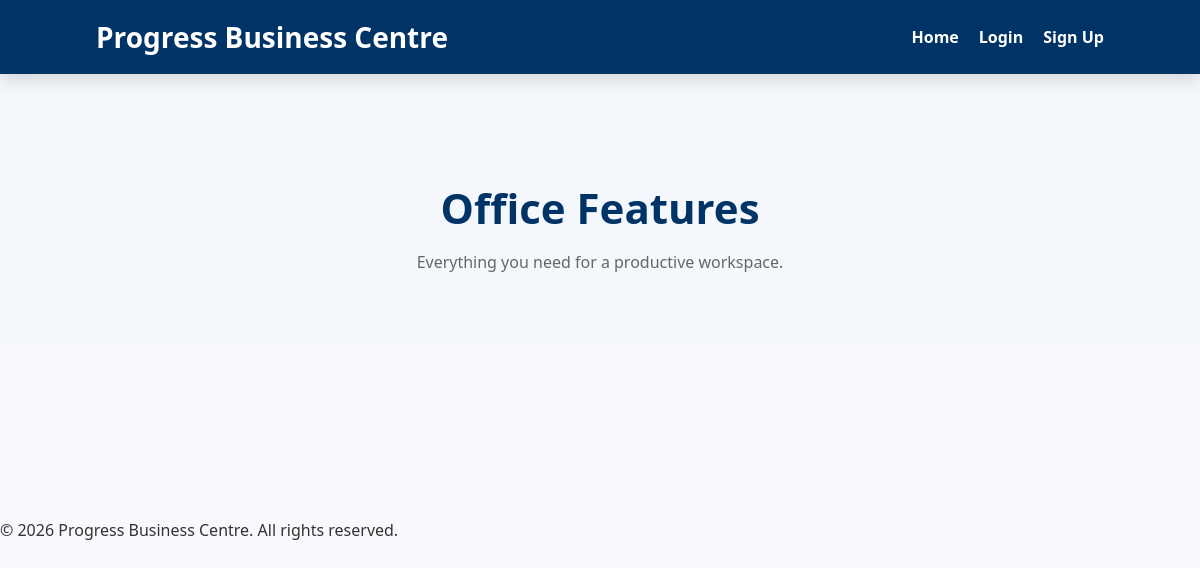
/features/, run on an earlier commit of the app's database.
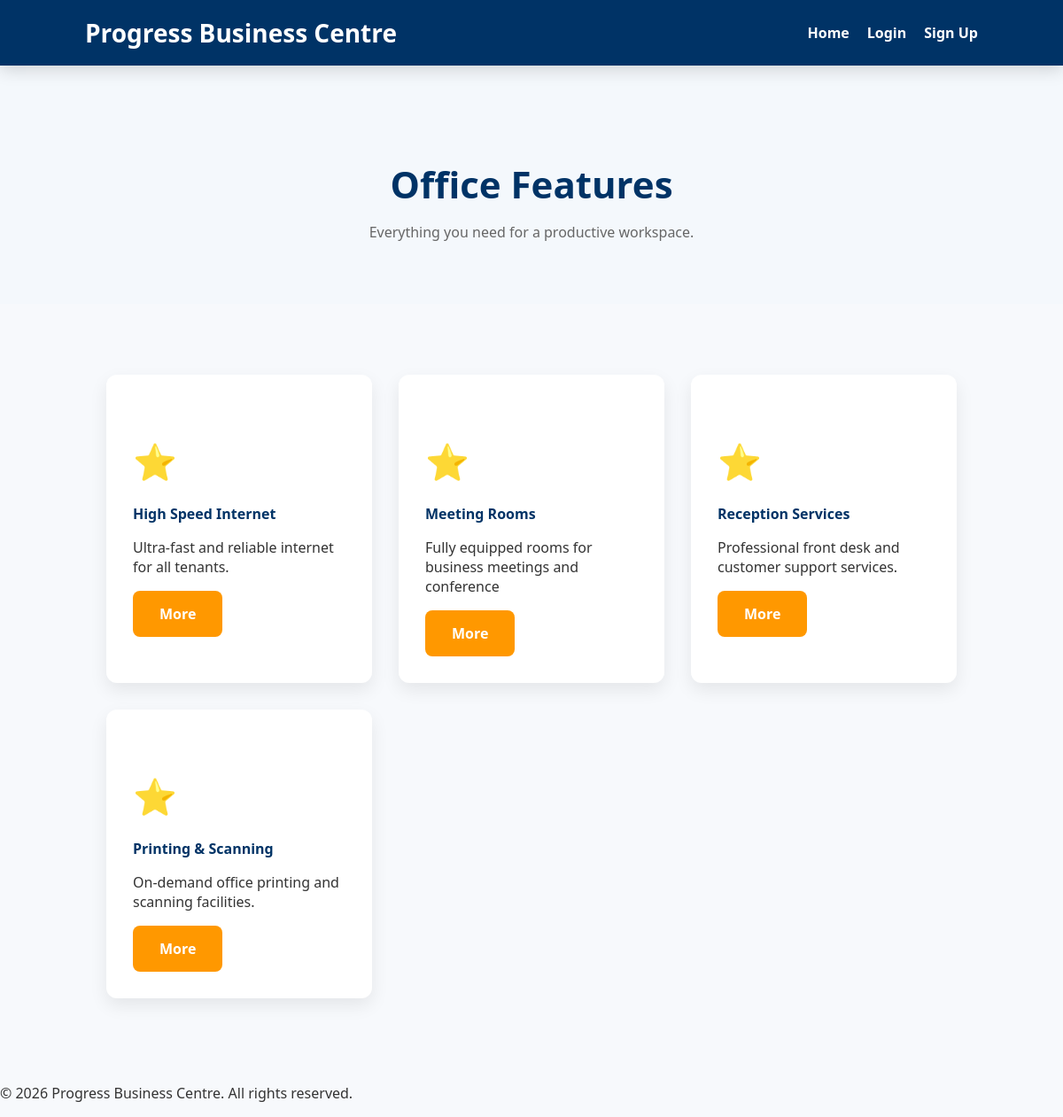
And on a later commit of the database.
### main_app/models.py (models this page shows, shortened)
class Feature(models.Model):
    title = models.CharField(max_length=100)
    description = models.TextField()

### main_app/views.py (the view)
# urls.py: path('features/', views.FeatureListView.as_view(), name='features'),
class FeatureListView(ListView):
    model = Feature
    template_name = 'features/index.html'
    context_object_name = 'features'

### main_app/templates/features/index.html
{% extends 'base.html' %}
{% block content %}
<section class="page-header">
<h1>Office Features</h1>
<p>
Everything you need for a productive workspace.
</p>
</section>
<section class="features-section">
<div class="card-grid">
{% for feature in features %}
<div class="feature-card">
<h3>
⭐
</h3>
<h4>
{{ feature.title }}
</h4>
<p>
{{ feature.description }}
</p>
<a class="btn" href="{% url 'feature_detail' feature.id %}">
More
</a>
</div>
{% endfor %}
</div>
</section>
{% endblock %}

What changed in the data, as far as the page shows it:
added Feature: title "High Speed Internet", description "Ultra-fast and reliable internet for all tenants."
added Feature: title "Meeting Rooms", description "Fully equipped rooms for business meetings and conference"
added Feature: title "Reception Services", description "Professional front desk and customer support services."
added Feature: title "Printing & Scanning", description "On-demand office printing and scanning facilities."
